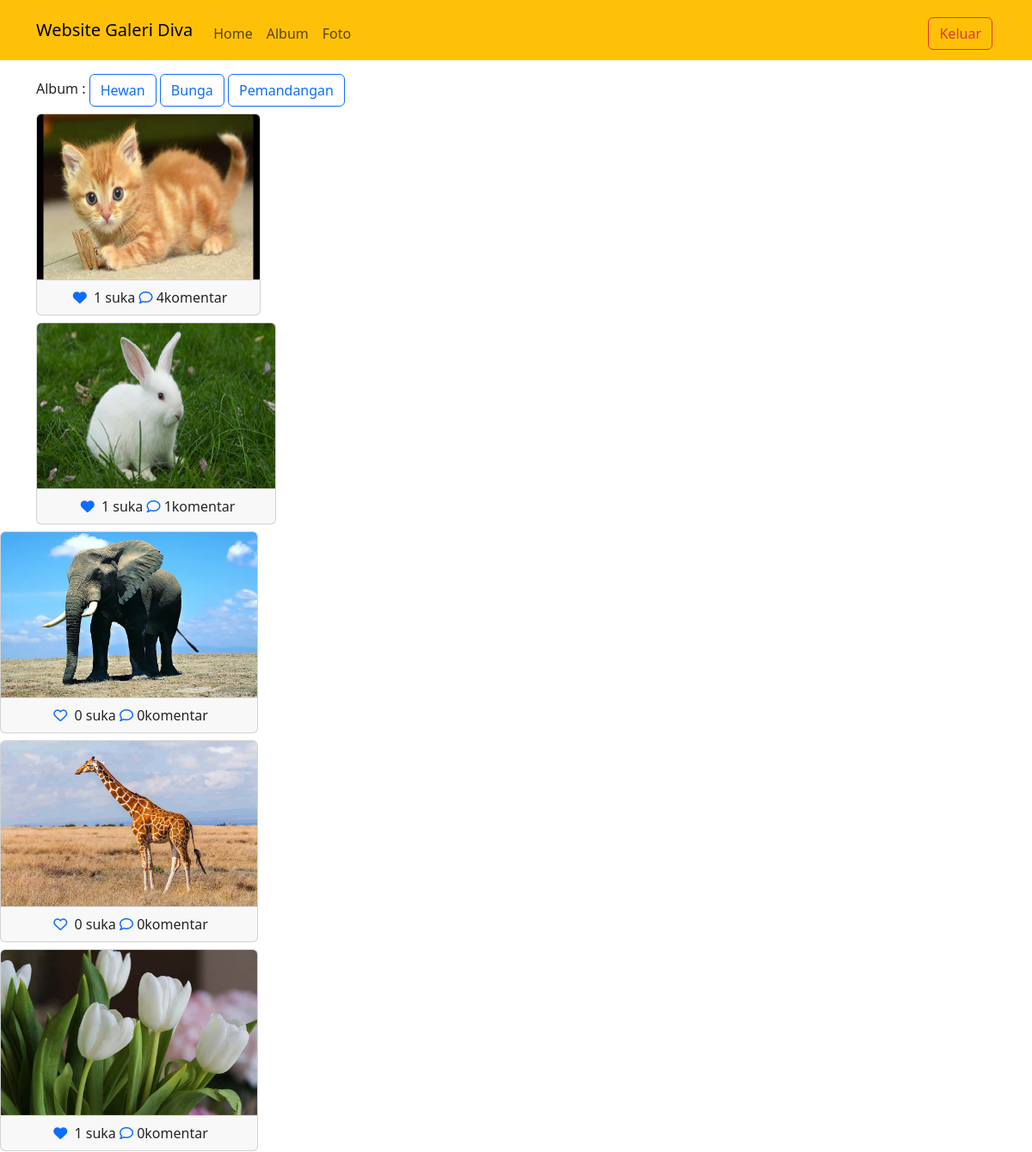
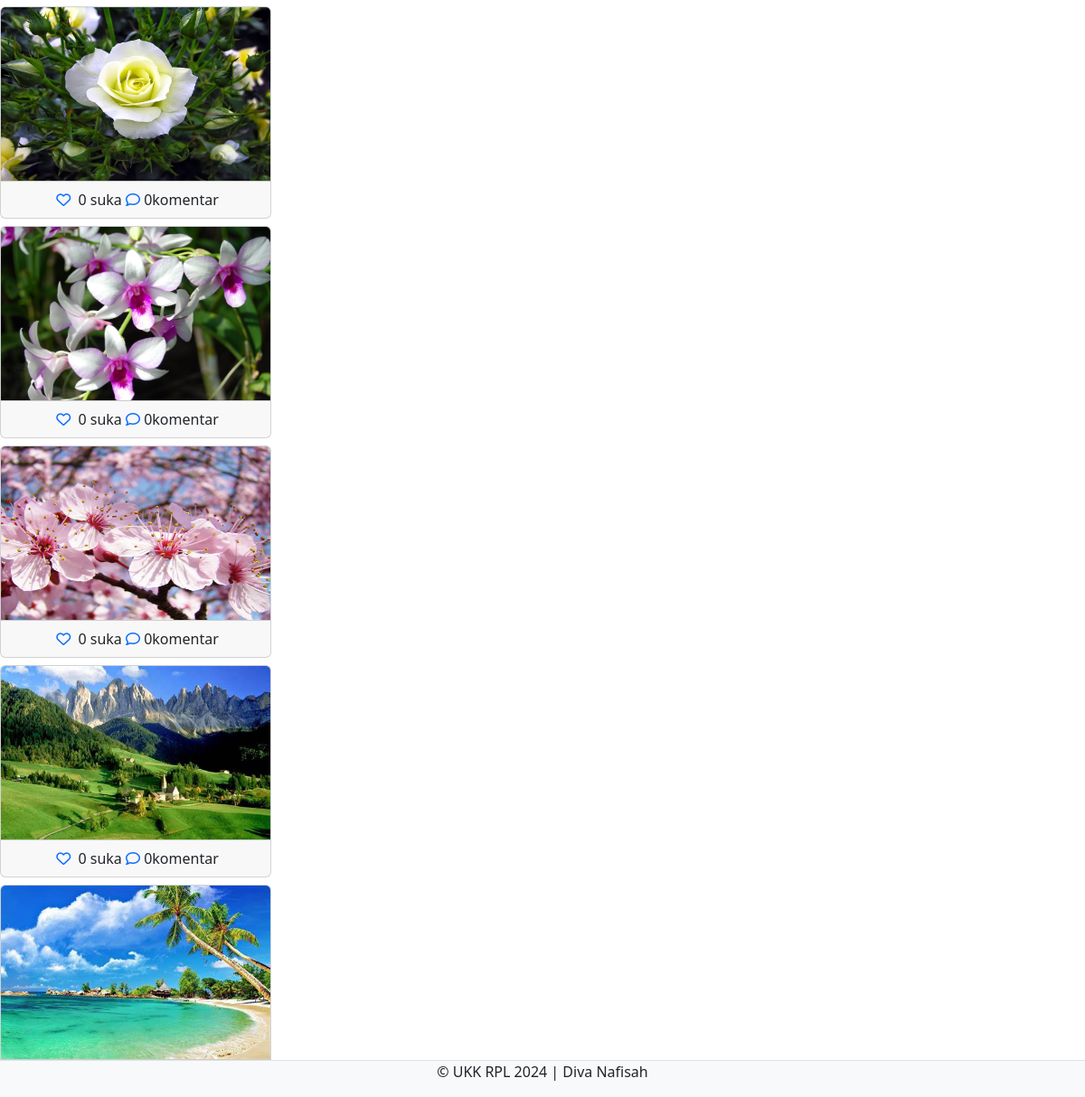
The app's page /ukk_divanafisah/admin/home.php (signed in) with its own data (2 pictures, top to bottom).
### tables this page shows
CREATE TABLE `album` (
  `albumid` int(11) NOT NULL,
  `namaalbum` varchar(255) NOT NULL,
  `deskripsi` text NOT NULL,
  `tanggalbuat` date NOT NULL,
  `userid` int(11) NOT NULL
);

CREATE TABLE `foto` (
  `fotoid` int(11) NOT NULL,
  `judulfoto` varchar(255) NOT NULL,
  `deskripsifoto` text NOT NULL,
  `tanggalunggah` date NOT NULL,
  `lokasifile` varchar(255) NOT NULL,
  `albumid` int(11) NOT NULL,
  `userid` int(11) NOT NULL
);

### ukk_divanafisah/admin/home.php (the view, shortened to what this page needs)
<?php
$userid = $_SESSION['userid'];
include '../config/koneksi.php';
?>
<!DOCTYPE html>
<html>
<head>
    <link rel="stylesheet" type="text/css" href="../assets/css/bootstrap.min.css">
    <link rel="stylesheet" href="https://cdnjs.cloudflare.com/ajax/libs/font-awesome/6.5.2/css/all.min.css"/>
</head>
<body>
<nav class="navbar navbar-expand-lg bg-warning">
    <div class="container">
        <a class="navbar-brand" href="index.php">Website Galeri Diva</a>
        <div class="collapse navbar-collapse mt-2" id="navbarNavAltMarkup">
            <div class="navbar-nav me-auto">
                <a href="home.php" class="nav-link">Home</a>
                <a href="album.php" class="nav-link">Album</a>
                <a href="foto.php" class="nav-link">Foto</a>
            </div>
            <a href="../config/aksi_logout.php" class="btn btn-outline-danger m-1">Keluar</a>
        </div>
    </div>
</nav>
<div class="container mt-3">
    Album :
    <?php
    $album = mysqli_query($koneksi, "SELECT * FROM album WHERE userid='$userid'");
    while ($row = mysqli_fetch_array($album)) { ?>
        <a href="home.php?albumid=<?php echo $row['albumid'] ?>" class="btn btn-outline-primary"><?php echo $row['namaalbum'] ?></a>
    <?php } ?>
    <div class="row">
    <?php
    if (isset($_GET['albumid'])){
        $albumid = $_GET['albumid'];
        $query = mysqli_query($koneksi, "SELECT * FROM foto WHERE userid='$userid' AND albumid='$albumid'");
        while($data = mysqli_fetch_array($query)){ ?>
         <div class="col-md-3 mt-2">
            <a type="button" data-toggle="modal" data-target="#komentar <?php echo $data['fotoid']?>">
            <div class="card">
                <img style="height: 12rem;" src="../assets/img/<?php echo $data['lokasifile']; ?>" class="card-img-top" alt="<?php echo $data['judulfoto']; ?>">
                <div class="card-footer text-center">
                    <?php
                    $fotoid = $data['fotoid'];
                    $ceksuka = mysqli_query($koneksi, "SELECT * FROM likefoto WHERE fotoid='$fotoid' AND userid='$userid'");
                    if (mysqli_num_rows($ceksuka) == 1) { ?>
                        <a href="../config/proses_like.php?fotoid=<?php echo $data['fotoid']; ?>" type="submit" name="batalsuka"><i class="fa fa-heart"></i></a>
                    <?php } else { ?>
                        <a href="../config/proses_like.php?fotoid=<?php echo $data['fotoid']; ?>" type="submit" name="suka"><i class="far fa-heart"></i></a>
                    <?php }
                    $like = mysqli_query($koneksi, "SELECT * FROM likefoto WHERE fotoid='$fotoid'");
                    echo mysqli_num_rows($like). 'suka';
                    ?>
                    <a href="" type="button" data-bs-toggle="modal" data-bs-target="#komentar <?php echo $data['fotoid']?>"><i class="far fa-comment"></i></a>
                    <?php
                    $jmlkomen = mysqli_query($koneksi, "SELECT * FROM komentarfoto WHERE fotoid='$fotoid'");
                    echo mysqli_num_rows($jmlkomen).'komentar';
                    ?>
                </div>
            </div>
        </div>
 <div class="modal fade" id="komentar<?php echo $data['fotoid'] ?>" tabindex="-1" aria-labelledby="exampleModalLabel" aria-hidden="true">
    <div class="modal-dialog modal-xl">
        <div class="modal-content">
            <div class="modal-body">
                <div class="row">
                    <div class="col-md-8">
                        <img src="../assets/img/<?php echo $data['lokasifile']?>" class="card-img-top" alt="<?php echo $data['judulfoto']?>">
                    </div>
                    <div class="col-md-4">
                        <div class="mt-2">
                            <div class="overflow-auto">
                                <div class="sticky-top">
                                    <strong><?php echo $data['judulfoto']?></strong><br>
                                    <span class="badge bg-secondary"><?php echo $data['namalengkap']?></span>
                                    <span class="badge bg-secondary"><?php echo $data['tanggalunggah']?></span>
                                    <span class="badge bg-primary"><?php echo $data['namaalbum']?></span>
                                </div>
                                <hr>
                                <p align="left">
                                    <?php echo $data['deskripsifoto']?>
                                </p>
                                </hr>
                                <?php
                                $fotoid = $data['fotoid'];
                                $komentar = mysqli_query($koneksi, "SELECT * FROM komentarfoto INNER JOIN user ON komentarfoto.userid=user.userid WHERE komentarfoto.fotoid='$fotoid'");
                                while($row = mysqli_fetch_array($komentar)){
                                ?>
                                <p align="left">
                                    <strong><?php echo $row['namalengkap']?></strong>
                                    <?php echo $row['isikomentar']?>
                                </p>
                                <?php } ?>
                                <hr>
                                <img src="../assets/img/<?php echo $data['lokasifile']; ?>" class="card-img-top" alt="<?php echo $data['judulfoto']; ?>">
                                <form action="../config/proses_komentar.php" method="POST">
                                    <input type="hidden" name="fotoid" value="<?php echo $data['fotoid']?>">
                                    <input type="text" name="isikomentar" class="form-control" placeholder="Tambah Komentar">
                                    <div class="input-group-prepend">
                                        <button type="submit" name="kirimkomentar" class="btn btn-outline-primary">Kirim</button>
                                    </div>
                                </form>
                            </div>
                        </div>
                    </div>
                </div>
            </div>
        </div>
    </div>
</div>
              <?php } }else{
                $query = mysqli_query($koneksi, "SELECT * FROM foto WHERE userid='$userid'");
                while($data = mysqli_fetch_array($query)){
                    ?>
                    <div class="col-md-3 mt-2">
                        <div class="card">
                            <img style="height: 12rem;" src="../assets/img/<?php echo $data['lokasifile']; ?>" class="card-img-top" alt="<?php echo $data['judulfoto']; ?>">
                            <div class="card-footer text-center">
                            <?php
            $fotoid = $data['fotoid'];
            $ceksuka = mysqli_query($koneksi, "SELECT * FROM likefoto WHERE fotoid='$fotoid' AND userid='$userid'");
            if (mysqli_num_rows($ceksuka) == 1) { ?>
              <a href="../config/proses_like.php?fotoid=<?php echo $data['fotoid']; ?>" type="submit" name="batalsuka"><i class="fa fa-heart m-1"></i></a>
            <?php } else { ?>
              <a href="../config/proses_like.php?fotoid=<?php echo $data['fotoid']; ?>" type="submit" name="suka"><i class="far fa-heart m-1"></i></a>
            <?php }
            $like = mysqli_query($koneksi, "SELECT * FROM likefoto WHERE fotoid='$fotoid'");
            echo mysqli_num_rows($like). ' suka';
            ?>
            <a href="#" type="button" data-bs-toggle="modal" data-bs-target="#komentar<?php echo $data['fotoid']?>"><i class="far fa-comment"></i></a>
            <?php
            $jmlkomen = mysqli_query($koneksi, "SELECT * FROM komentarfoto WHERE fotoid='$fotoid'");
            echo mysqli_num_rows($jmlkomen).'komentar';
            ?>
             </div>
        </div>
             </div>
        </div>
        <?php } } ?>
<footer class="d-flex justify-content-center border-top mt-3 bg-light fixed-bottom">
    <p>&copy; UKK RPL 2024 | Diva Nafisah</p>
</footer>
</body>
</html>

### records on screen
album: namaalbum "Hewan"
album: namaalbum "Bunga"
album: namaalbum "Pemandangan"
foto: lokasifile (picture), mysqli_num_rows($like) "1", mysqli_num_rows($jmlkomen) "4"
foto: lokasifile+judulfoto (picture), mysqli_num_rows($like) "1", mysqli_num_rows($jmlkomen) "1"
foto: lokasifile (picture), mysqli_num_rows($like) "0", mysqli_num_rows($jmlkomen) "0"
foto: lokasifile (picture), mysqli_num_rows($like) "0", mysqli_num_rows($jmlkomen) "0"
foto: lokasifile (picture), mysqli_num_rows($like) "1", mysqli_num_rows($jmlkomen) "0"
foto: lokasifile+judulfoto (picture), mysqli_num_rows($like) "0", mysqli_num_rows($jmlkomen) "0"
foto: lokasifile (picture), mysqli_num_rows($like) "0", mysqli_num_rows($jmlkomen) "0"
foto: lokasifile (picture), mysqli_num_rows($like) "0", mysqli_num_rows($jmlkomen) "0"
foto: lokasifile (picture), mysqli_num_rows($like) "0", mysqli_num_rows($jmlkomen) "0"
foto: lokasifile (picture)
